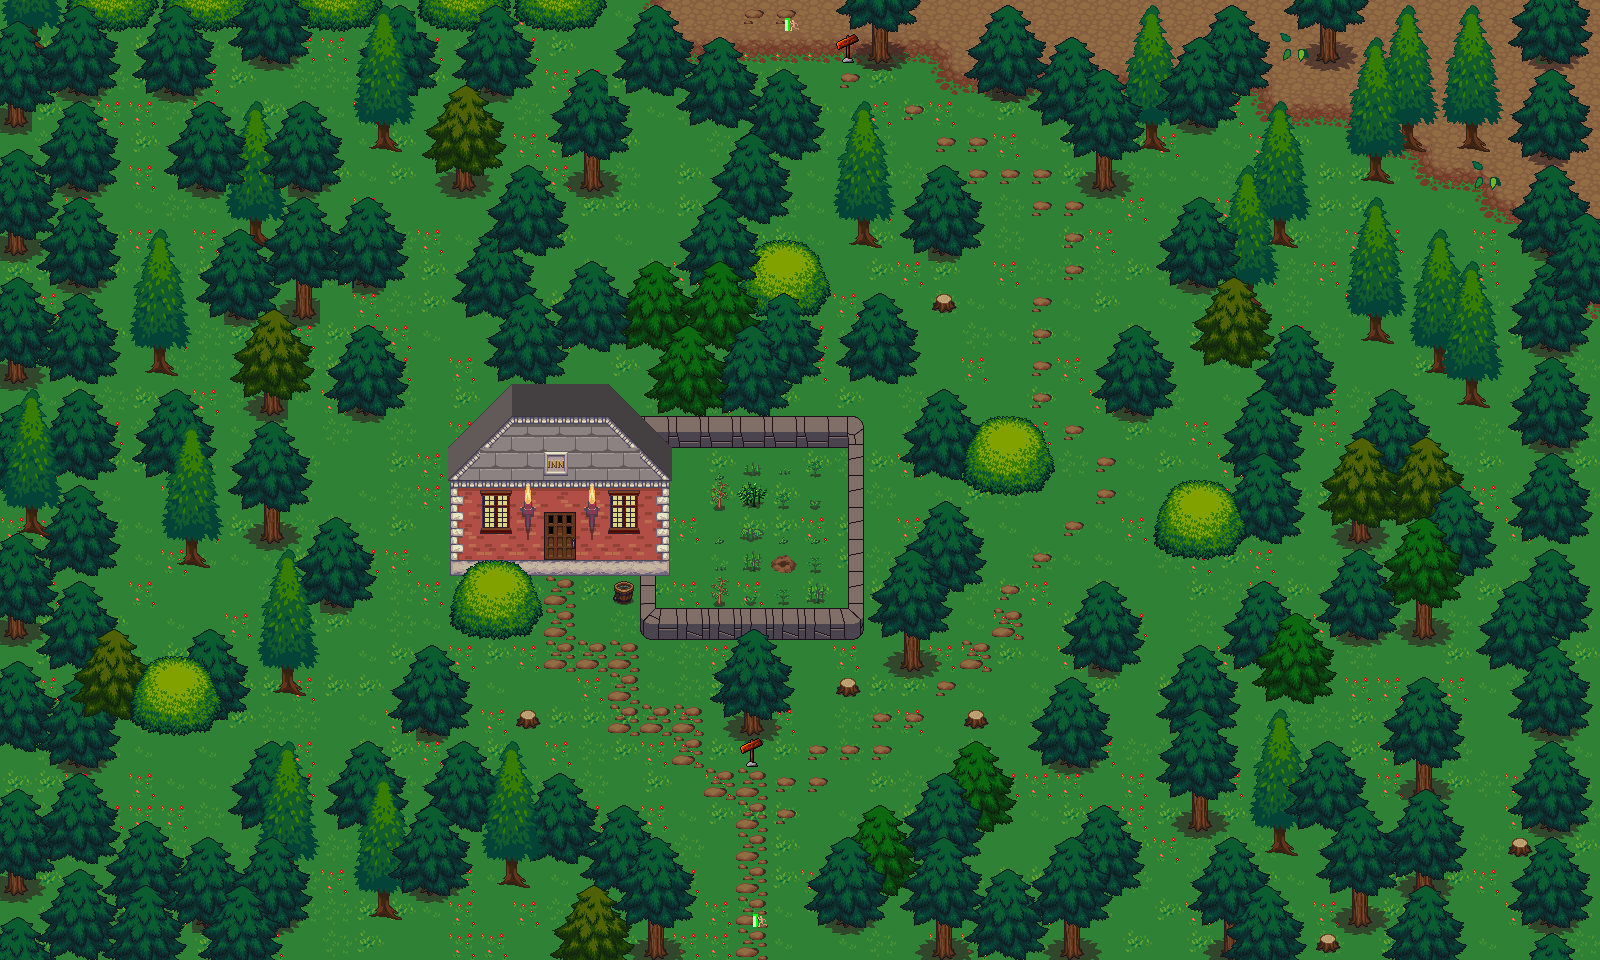

A level layout from a 2D game, rendered from its tile map. Below: a short description, then the map file with tile-grid data replaced by summaries:
An orthogonal 50x30 tile map with 32x32 px tiles, 7 tile layers (ground, paths, trees, building, ...), 4 tilesets and 155 objects (117x wall, 12x spider web, 7x enemy, 5x enemy_r, 4x hidden gold, ...).

<map version="1.2" tiledversion="1.3.2" orientation="orthogonal" renderorder="right-down" compressionlevel="0" width="50" height="30" tilewidth="32" tileheight="32" infinite="0" nextlayerid="13" nextobjectid="162">
 <tileset firstgid="1" source="build atlas.tsx" />
 <tileset firstgid="1025" source="terrain_tile_set.tsx" />
 <tileset firstgid="2049" source="indoor.tsx" />
 <tileset firstgid="2553" source="full tileset.tsx" />
 <layer id="4" name="ground" width="50" height="30">
  <data>[1500 cells, 1500 non-empty, 7 distinct tile ids]</data>
 </layer>
 <layer id="6" name="paths" width="50" height="30">
  <data>[1500 cells, 562 non-empty, 70 distinct tile ids]</data>
 </layer>
 <layer id="5" name="trees" width="50" height="30">
  <data>[1500 cells, 611 non-empty, 79 distinct tile ids]</data>
 </layer>
 <layer id="1" name="building" width="50" height="30">
  <data>[1500 cells, 530 non-empty, 64 distinct tile ids]</data>
 </layer>
 <layer id="2" name="window and doors" width="50" height="30">
  <data>[1500 cells, 198 non-empty, 77 distinct tile ids]</data>
 </layer>
 <layer id="3" name="decors" width="50" height="30">
  <data>[1500 cells, 84 non-empty, 48 distinct tile ids]</data>
 </layer>
 <layer id="7" name="add decors" width="50" height="30">
  <data>[1500 cells, 26 non-empty, 24 distinct tile ids]</data>
 </layer>
 <objectgroup id="8" name="obstacles">
  <object id="1" name="wall" x="640" y="608" width="224" height="16" />
  <object id="2" name="wall" x="456" y="432" width="208" height="80" />
  <object id="3" name="wall" x="456" y="512" width="80" height="112" />
  <object id="4" name="wall" x="576" y="512" width="88" height="48" />
  <object id="5" name="wall" x="640" y="560" width="16" height="48" />
  <object id="6" name="wall" x="848" y="416" width="16" height="192" />
  <object id="7" name="wall" x="640" y="416" width="208" height="16" />
  <object id="8" name="wall" x="496" y="400" width="128" height="32" />
  <object id="9" name="wall" x="584" y="848" width="88" height="112" />
  <object id="10" name="wall" x="416" y="808" width="216" height="40" />
  <object id="11" name="wall" x="440" y="776" width="128" height="32" />
  <object id="12" name="wall" x="448" y="752" width="64" height="24" />
  <object id="13" name="wall" x="744" y="656" width="16" height="72" />
  <object id="14" name="wall" x="416" y="656" width="32" height="72" />
  <object id="15" name="wall" x="320" y="536" width="32" height="72" />
  <object id="16" name="wall" x="352" y="344" width="32" height="72" />
  <object id="17" name="wall" x="256" y="456" width="32" height="72" />
  <object id="18" name="wall" x="368" y="816" width="48" height="72" />
  <object id="19" name="wall" x="416" y="848" width="40" height="32" />
  <object id="20" name="wall" x="104" y="848" width="200" height="112" />
  <object id="21" name="wall" x="0" y="0" width="104" height="960" />
  <object id="22" name="wall" x="104" y="656" width="120" height="56" />
  <object id="23" name="wall" x="280" y="608" width="16" height="72" />
  <object id="24" name="wall" x="256" y="760" width="40" height="88" />
  <object id="25" name="wall" x="184" y="480" width="16" height="72" />
  <object id="26" name="wall" x="160" y="408" width="32" height="72" />
  <object id="27" name="wall" x="152" y="288" width="16" height="72" />
  <object id="28" name="wall" x="264" y="328" width="16" height="72" />
  <object id="29" name="wall" x="296" y="232" width="16" height="72" />
  <object id="30" name="wall" x="248" y="152" width="16" height="72" />
  <object id="31" name="wall" x="216" y="240" width="56" height="80" />
  <object id="32" name="wall" x="288" y="120" width="32" height="72" />
  <object id="33" name="wall" x="192" y="120" width="32" height="64" />
  <object id="34" name="wall" x="160" y="16" width="32" height="64" />
  <object id="35" name="wall" x="104" y="0" width="536" height="16" />
  <object id="36" name="wall" x="376" y="16" width="24" height="112" />
  <object id="37" name="wall" x="400" y="16" width="16" height="72" />
  <object id="38" name="wall" x="456" y="104" width="24" height="72" />
  <object id="39" name="wall" x="584" y="104" width="16" height="72" />
  <object id="40" name="wall" x="640" y="0" width="48" height="80" />
  <object id="41" name="wall" x="760" y="80" width="40" height="64" />
  <object id="42" name="wall" x="688" y="56" width="56" height="64" />
  <object id="43" name="wall" x="736" y="144" width="40" height="64" />
  <object id="44" name="wall" x="704" y="208" width="40" height="64" />
  <object id="45" name="wall" x="512" y="272" width="296" height="128" />
  <object id="46" name="wall" x="472" y="248" width="40" height="64" />
  <object id="47" name="wall" x="512" y="192" width="40" height="56" />
  <object id="48" name="wall" x="480" y="16" width="32" height="72" />
  <object id="49" name="wall" x="256" y="16" width="32" height="32" />
  <object id="50" name="wall" x="832" y="848" width="32" height="64" />
  <object id="51" name="wall" x="864" y="816" width="96" height="72" />
  <object id="52" name="wall" x="920" y="888" width="160" height="72" />
  <object id="53" name="wall" x="304" y="944" width="280" height="16" />
  <object id="54" name="wall" x="672" y="944" width="248" height="16" />
  <object id="55" name="wall" x="1080" y="944" width="520" height="16" />
  <object id="56" name="wall" x="1528" y="0" width="72" height="944" />
  <object id="57" name="wall" x="688" y="0" width="840" height="16" />
  <object id="58" name="wall" x="1056" y="696" width="32" height="56" />
  <object id="59" name="wall" x="960" y="760" width="32" height="56" />
  <object id="60" name="wall" x="936" y="792" width="24" height="24" />
  <object id="61" name="wall" x="1056" y="856" width="64" height="32" />
  <object id="62" name="wall" x="1088" y="824" width="32" height="32" />
  <object id="63" name="wall" x="904" y="584" width="16" height="72" />
  <object id="64" name="wall" x="920" y="528" width="40" height="64" />
  <object id="65" name="wall" x="968" y="432" width="64" height="48" />
  <object id="66" name="wall" x="920" y="416" width="48" height="48" />
  <object id="67" name="wall" x="856" y="320" width="40" height="48" />
  <object id="68" name="wall" x="920" y="192" width="48" height="56" />
  <object id="69" name="wall" x="1080" y="616" width="48" height="48" />
  <object id="70" name="wall" x="1176" y="496" width="48" height="48" />
  <object id="71" name="wall" x="1192" y="672" width="16" height="144" />
  <object id="72" name="wall" x="1272" y="640" width="40" height="48" />
  <object id="73" name="wall" x="1248" y="608" width="24" height="48" />
  <object id="74" name="wall" x="1336" y="576" width="40" height="48" />
  <object id="75" name="wall" x="1240" y="424" width="40" height="104" />
  <object id="76" name="wall" x="1280" y="352" width="40" height="48" />
  <object id="77" name="wall" x="1112" y="360" width="40" height="48" />
  <object id="78" name="wall" x="1216" y="280" width="40" height="72" />
  <object id="79" name="wall" x="1176" y="232" width="80" height="48" />
  <object id="80" name="wall" x="1224" y="896" width="56" height="48" />
  <object id="81" name="wall" x="1208" y="856" width="40" height="40" />
  <object id="82" name="wall" x="992" y="16" width="32" height="56" />
  <object id="83" name="wall" x="872" y="16" width="16" height="40" />
  <object id="84" name="wall" x="856" y="144" width="16" height="88" />
  <object id="85" name="wall" x="1024" y="56" width="64" height="48" />
  </objectgroup>
 <objectgroup id="9" name="teleport">
  <!-- 3 objects omitted --></objectgroup>
 <objectgroup id="11" name="items">
  <!-- 21 objects omitted --></objectgroup>
 <objectgroup id="10" name="enemies">
  <!-- 13 objects omitted --></objectgroup>
 <objectgroup id="12" name="npcs">
  <!-- 1 objects omitted --></objectgroup>
</map>
<!-- 70 of 155 objects omitted -->
